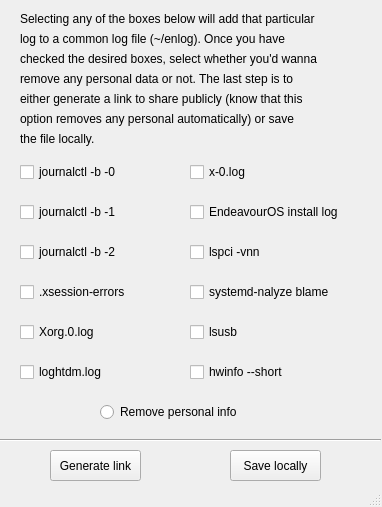
<?xml version="1.0" encoding="UTF-8"?>
<ui version="4.0">
 <class>MainWindow</class>
 <widget class="QMainWindow" name="MainWindow">
  <property name="geometry">
   <rect>
    <x>0</x>
    <y>0</y>
    <width>382</width>
    <height>507</height>
   </rect>
  </property>
  <property name="minimumSize">
   <size>
    <width>382</width>
    <height>507</height>
   </size>
  </property>
  <property name="maximumSize">
   <size>
    <width>382</width>
    <height>507</height>
   </size>
  </property>
  <property name="windowTitle">
   <string>enlog</string>
  </property>
  <property name="windowIcon">
   <iconset>
    <normaloff>../icons/EndeavourOS-logo.png</normaloff>../icons/EndeavourOS-logo.png</iconset>
  </property>
  <widget class="QWidget" name="centralwidget">
   <widget class="QLabel" name="label">
    <property name="geometry">
     <rect>
      <x>20</x>
      <y>10</y>
      <width>351</width>
      <height>18</height>
     </rect>
    </property>
    <property name="text">
     <string>Selecting any of the boxes below will add that particular</string>
    </property>
   </widget>
   <widget class="QLabel" name="label_2">
    <property name="geometry">
     <rect>
      <x>20</x>
      <y>30</y>
      <width>341</width>
      <height>18</height>
     </rect>
    </property>
    <property name="text">
     <string>log to a common log file (~/enlog). Once you have </string>
    </property>
   </widget>
   <widget class="QLabel" name="label_3">
    <property name="geometry">
     <rect>
      <x>20</x>
      <y>50</y>
      <width>341</width>
      <height>18</height>
     </rect>
    </property>
    <property name="text">
     <string>checked the desired boxes, select whether you'd wanna</string>
    </property>
   </widget>
   <widget class="QLabel" name="label_4">
    <property name="geometry">
     <rect>
      <x>20</x>
      <y>70</y>
      <width>341</width>
      <height>18</height>
     </rect>
    </property>
    <property name="text">
     <string>remove any personal data or not. The last step is to</string>
    </property>
   </widget>
   <widget class="QLabel" name="label_5">
    <property name="geometry">
     <rect>
      <x>20</x>
      <y>90</y>
      <width>341</width>
      <height>18</height>
     </rect>
    </property>
    <property name="text">
     <string>either generate a link to share publicly (know that this</string>
    </property>
   </widget>
   <widget class="QLabel" name="label_6">
    <property name="geometry">
     <rect>
      <x>20</x>
      <y>110</y>
      <width>341</width>
      <height>18</height>
     </rect>
    </property>
    <property name="text">
     <string>option removes any personal automatically) or save</string>
    </property>
   </widget>
   <widget class="QLabel" name="label_7">
    <property name="geometry">
     <rect>
      <x>20</x>
      <y>130</y>
      <width>341</width>
      <height>18</height>
     </rect>
    </property>
    <property name="text">
     <string>the file locally. </string>
    </property>
   </widget>
   <widget class="QCheckBox" name="checkBox">
    <property name="geometry">
     <rect>
      <x>20</x>
      <y>160</y>
      <width>111</width>
      <height>24</height>
     </rect>
    </property>
    <property name="text">
     <string>journalctl -b -0</string>
    </property>
   </widget>
   <widget class="QCheckBox" name="checkBox_2">
    <property name="geometry">
     <rect>
      <x>20</x>
      <y>200</y>
      <width>111</width>
      <height>24</height>
     </rect>
    </property>
    <property name="text">
     <string>journalctl -b -1</string>
    </property>
   </widget>
   <widget class="QCheckBox" name="checkBox_3">
    <property name="geometry">
     <rect>
      <x>20</x>
      <y>240</y>
      <width>111</width>
      <height>24</height>
     </rect>
    </property>
    <property name="text">
     <string>journalctl -b -2</string>
    </property>
   </widget>
   <widget class="QCheckBox" name="checkBox_4">
    <property name="geometry">
     <rect>
      <x>20</x>
      <y>280</y>
      <width>121</width>
      <height>24</height>
     </rect>
    </property>
    <property name="text">
     <string>.xsession-errors</string>
    </property>
   </widget>
   <widget class="QCheckBox" name="checkBox_5">
    <property name="geometry">
     <rect>
      <x>20</x>
      <y>320</y>
      <width>85</width>
      <height>24</height>
     </rect>
    </property>
    <property name="text">
     <string>Xorg.0.log</string>
    </property>
   </widget>
   <widget class="QCheckBox" name="checkBox_6">
    <property name="geometry">
     <rect>
      <x>20</x>
      <y>360</y>
      <width>101</width>
      <height>24</height>
     </rect>
    </property>
    <property name="text">
     <string>loghtdm.log</string>
    </property>
   </widget>
   <widget class="QCheckBox" name="checkBox_7">
    <property name="geometry">
     <rect>
      <x>190</x>
      <y>160</y>
      <width>161</width>
      <height>24</height>
     </rect>
    </property>
    <property name="text">
     <string>x-0.log</string>
    </property>
   </widget>
   <widget class="QCheckBox" name="checkBox_8">
    <property name="geometry">
     <rect>
      <x>190</x>
      <y>200</y>
      <width>171</width>
      <height>24</height>
     </rect>
    </property>
    <property name="text">
     <string>EndeavourOS install log</string>
    </property>
   </widget>
   <widget class="QCheckBox" name="checkBox_9">
    <property name="geometry">
     <rect>
      <x>190</x>
      <y>240</y>
      <width>161</width>
      <height>24</height>
     </rect>
    </property>
    <property name="text">
     <string>lspci -vnn</string>
    </property>
   </widget>
   <widget class="QCheckBox" name="checkBox_10">
    <property name="geometry">
     <rect>
      <x>190</x>
      <y>280</y>
      <width>171</width>
      <height>24</height>
     </rect>
    </property>
    <property name="text">
     <string>systemd-nalyze blame</string>
    </property>
   </widget>
   <widget class="QCheckBox" name="checkBox_11">
    <property name="geometry">
     <rect>
      <x>190</x>
      <y>320</y>
      <width>161</width>
      <height>24</height>
     </rect>
    </property>
    <property name="text">
     <string>lsusb</string>
    </property>
   </widget>
   <widget class="QCheckBox" name="checkBox_12">
    <property name="geometry">
     <rect>
      <x>190</x>
      <y>360</y>
      <width>161</width>
      <height>24</height>
     </rect>
    </property>
    <property name="text">
     <string>hwinfo --short</string>
    </property>
   </widget>
   <widget class="Line" name="line">
    <property name="geometry">
     <rect>
      <x>0</x>
      <y>430</y>
      <width>381</width>
      <height>20</height>
     </rect>
    </property>
    <property name="orientation">
     <enum>Qt::Horizontal</enum>
    </property>
   </widget>
   <widget class="QRadioButton" name="radioButton">
    <property name="geometry">
     <rect>
      <x>100</x>
      <y>400</y>
      <width>161</width>
      <height>24</height>
     </rect>
    </property>
    <property name="text">
     <string>Remove personal info</string>
    </property>
   </widget>
   <widget class="QPushButton" name="pushButton">
    <property name="geometry">
     <rect>
      <x>50</x>
      <y>450</y>
      <width>91</width>
      <height>31</height>
     </rect>
    </property>
    <property name="text">
     <string>Generate link</string>
    </property>
   </widget>
   <widget class="QPushButton" name="pushButton_2">
    <property name="geometry">
     <rect>
      <x>230</x>
      <y>450</y>
      <width>91</width>
      <height>31</height>
     </rect>
    </property>
    <property name="text">
     <string>Save locally</string>
    </property>
   </widget>
  </widget>
  <widget class="QStatusBar" name="statusbar"/>
 </widget>
 <resources/>
 <connections/>
</ui>
